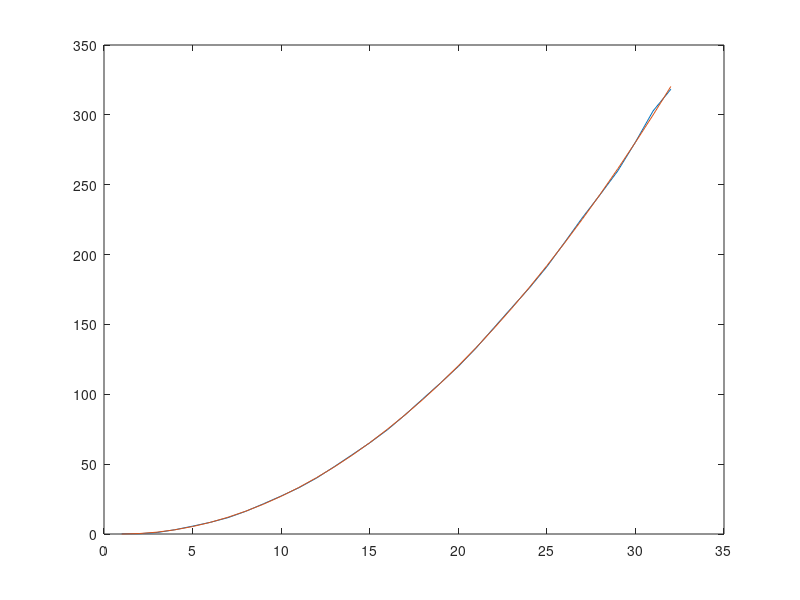
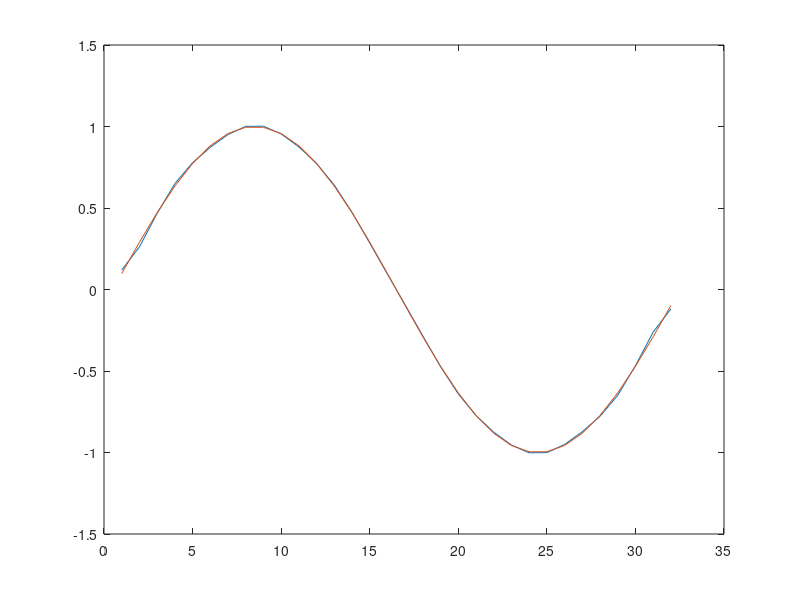

MATLAB code to generate these figures, in order:
x=[];
y=[];

for i = 0:31
    x = [x;i^2/3];
    y = [y;sin((2*i+1)*pi/32)]
end

X = dct(x);
Y = dct(y);

for i = 16:32
    X(i) = 0;
    Y(i) = 0;
end

i_X = idct(X);
i_Y = idct(Y);

figure(1);
plot(i_X);
hold on;
plot(x);

figure(2);
plot(i_Y);
hold on;
plot(y);







